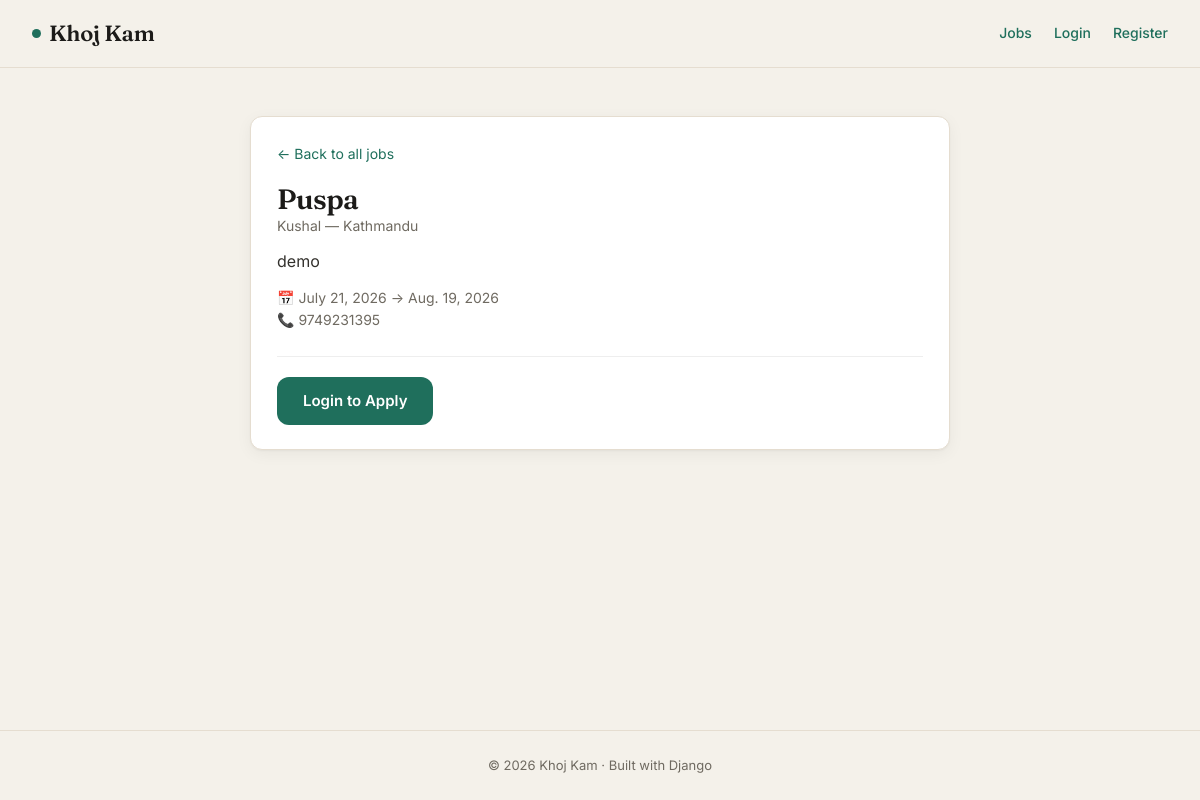
The app's page /job/3/ with its own data.
### portal/models.py (models this page shows, shortened)
class Job(models.Model):
    title = models.CharField(max_length=100)
    start_date = models.DateField()
    end_date = models.DateField()
    description = models.TextField()
    company = models.ForeignKey(Company, on_delete=models.CASCADE, related_name='jobs')

class Company(models.Model):
    name = models.CharField(max_length=100)
    logo = models.ImageField(upload_to='company_logos/', blank=True, null=True)
    location = models.CharField(max_length=100)
    contact_no = models.CharField(max_length=10)

### portal/views.py (the view)
# urls.py: path("job/<int:job_id>/", views.job_detail, name="job_detail"),
def job_detail(request, job_id):
    job = get_object_or_404(Job, id=job_id)
    already_applied = (
        request.user.is_authenticated
        and Application.objects.filter(job=job, applicant=request.user).exists()
    )
    return render(request, "job_detail.html", {"job": job, "already_applied": already_applied})

### jobportal/templates/job_detail.html (shortened to what this page needs)
{% extends "base.html" %}
{% block content %}
<div class="container">
    <div class="card" style="max-width:700px; margin:0 auto;">
        <a href="{% url 'jobs' %}" style="font-size:14px;">← Back to all jobs</a>
        <h1 style="margin-top:16px; font-size:28px;">{{ job.title }}</h1>
        <p class="meta">{{ job.company.name }} — {{ job.company.location }}</p>
        <p class="desc">{{ job.description }}</p>
        <p class="meta">📅 {{ job.start_date }} → {{ job.end_date }}</p>
        <p class="meta">📞 {{ job.company.contact_no }}</p>
        <div class="job-actions" style="margin-top:24px; padding-top:20px; border-top:1px solid #eee;">
            {% if not user.is_authenticated %}
                <a href="{% url 'login' %}" class="btn btn-primary">Login to Apply</a>
            {% elif already_applied %}
                <span class="btn btn-disabled">✓ Already Applied</span>
            {% else %}
                <a href="{% url 'apply_job' job.id %}" class="btn btn-primary">Apply Now →</a>
            {% endif %}
        </div>
    </div>
</div>
{% endblock %}

### jobportal/templates/base.html (style rules this page uses)
:root { --bg: #f4f1ea; --surface: #ffffff; --ink: #1c1b19; --muted: #6f6a61; --line: #e5ddd0; --accent: #1f6f5c; --accent-hover: #185848; --amber: #b47d1e; --danger: #b23b3b; --radius: 12px; --shadow: 0 1px 2px rgba(28,27,25,.04), 0 4px 16px rgba(28,27,25,.05); --serif: "Fraunces", Georgia, serif; --sans: "Inter", -apple-system, BlinkMacSystemFont, sans-serif; }
* { box-sizing: border-box; margin: 0; padding: 0; }
body { font-family: var(--sans); background: var(--bg); color: var(--ink); line-height: 1.6; min-height: 100vh; display: flex; flex-direction: column; -webkit-font-smoothing: antialiased; }
a { color: var(--accent); text-decoration: none; }
.container { width: 100%; max-width: 880px; margin: 0 auto; padding: 48px 24px; flex: 1; }
h1, h2, h3 { font-family: var(--serif); font-weight: 600; letter-spacing: -.02em; line-height: 1.15; }
.btn { display: inline-block; font-family: var(--sans); font-weight: 600; font-size: 15px; padding: 12px 26px; border-radius: var(--radius); cursor: pointer; border: none; transition: transform .12s ease, background .15s ease; }
.btn-primary { background: var(--accent); color: #fff; }
.card { background: var(--surface); border: 1px solid var(--line); border-radius: var(--radius); padding: 24px 26px; box-shadow: var(--shadow); transition: transform .15s ease, box-shadow .15s ease; }
.meta { color: var(--muted); font-size: 14px; }
.desc { margin: 12px 0; color: #33312d; }

### records on screen
Job: title "Puspa", company.name "Kushal", company.location "Kathmandu", description "demo", start_date "July 21, 2026", end_date "Aug. 19, 2026", company.contact_no "9749231395"
